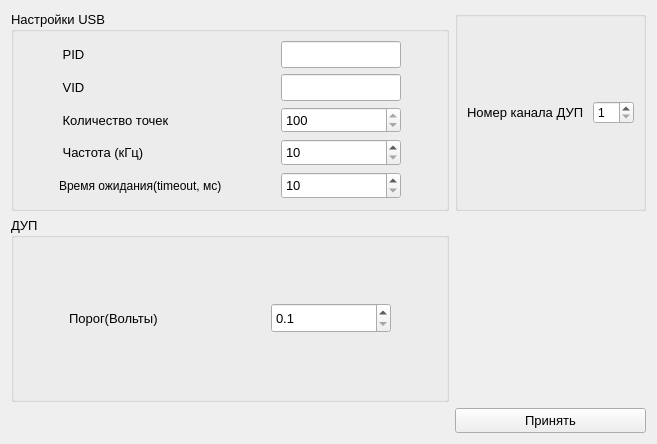
<?xml version="1.0" encoding="UTF-8"?>
<ui version="4.0">
 <class>WidgetSettings</class>
 <widget class="QWidget" name="WidgetSettings">
  <property name="geometry">
   <rect>
    <x>0</x>
    <y>0</y>
    <width>657</width>
    <height>444</height>
   </rect>
  </property>
  <property name="windowTitle">
   <string>Настройки</string>
  </property>
  <layout class="QGridLayout" name="gridLayout">
   <item row="0" column="1">
    <widget class="QGroupBox" name="groupBox_3">
     <property name="title">
      <string/>
     </property>
     <layout class="QHBoxLayout" name="horizontalLayout_7">
      <item>
       <widget class="QLabel" name="label_8">
        <property name="sizePolicy">
         <sizepolicy hsizetype="Preferred" vsizetype="Preferred">
          <horstretch>0</horstretch>
          <verstretch>0</verstretch>
         </sizepolicy>
        </property>
        <property name="minimumSize">
         <size>
          <width>120</width>
          <height>25</height>
         </size>
        </property>
        <property name="maximumSize">
         <size>
          <width>180</width>
          <height>30</height>
         </size>
        </property>
        <property name="font">
         <font>
          <pointsize>10</pointsize>
         </font>
        </property>
        <property name="text">
         <string>Номер канала ДУП</string>
        </property>
        <property name="alignment">
         <set>Qt::AlignLeading|Qt::AlignLeft|Qt::AlignVCenter</set>
        </property>
       </widget>
      </item>
      <item>
       <widget class="QSpinBox" name="spinBoxDUP">
        <property name="minimum">
         <number>1</number>
        </property>
        <property name="maximum">
         <number>20</number>
        </property>
       </widget>
      </item>
     </layout>
    </widget>
   </item>
   <item row="0" column="0">
    <widget class="QGroupBox" name="groupBox">
     <property name="sizePolicy">
      <sizepolicy hsizetype="Preferred" vsizetype="Preferred">
       <horstretch>0</horstretch>
       <verstretch>0</verstretch>
      </sizepolicy>
     </property>
     <property name="minimumSize">
      <size>
       <width>300</width>
       <height>200</height>
      </size>
     </property>
     <property name="maximumSize">
      <size>
       <width>99999</width>
       <height>999999</height>
      </size>
     </property>
     <property name="font">
      <font>
       <pointsize>10</pointsize>
      </font>
     </property>
     <property name="title">
      <string>Настройки USB</string>
     </property>
     <layout class="QVBoxLayout" name="verticalLayout">
      <item>
       <layout class="QHBoxLayout" name="horizontalLayout">
        <item>
         <widget class="QLabel" name="label">
          <property name="sizePolicy">
           <sizepolicy hsizetype="Preferred" vsizetype="Preferred">
            <horstretch>0</horstretch>
            <verstretch>0</verstretch>
           </sizepolicy>
          </property>
          <property name="minimumSize">
           <size>
            <width>120</width>
            <height>25</height>
           </size>
          </property>
          <property name="maximumSize">
           <size>
            <width>180</width>
            <height>30</height>
           </size>
          </property>
          <property name="font">
           <font>
            <pointsize>10</pointsize>
           </font>
          </property>
          <property name="text">
           <string> PID</string>
          </property>
          <property name="alignment">
           <set>Qt::AlignLeading|Qt::AlignLeft|Qt::AlignVCenter</set>
          </property>
         </widget>
        </item>
        <item>
         <widget class="QLineEdit" name="lineEditPID">
          <property name="minimumSize">
           <size>
            <width>100</width>
            <height>25</height>
           </size>
          </property>
          <property name="maximumSize">
           <size>
            <width>120</width>
            <height>30</height>
           </size>
          </property>
          <property name="maxLength">
           <number>4</number>
          </property>
         </widget>
        </item>
       </layout>
      </item>
      <item>
       <layout class="QHBoxLayout" name="horizontalLayout_2">
        <item>
         <widget class="QLabel" name="label_2">
          <property name="sizePolicy">
           <sizepolicy hsizetype="Preferred" vsizetype="Preferred">
            <horstretch>0</horstretch>
            <verstretch>0</verstretch>
           </sizepolicy>
          </property>
          <property name="minimumSize">
           <size>
            <width>120</width>
            <height>25</height>
           </size>
          </property>
          <property name="maximumSize">
           <size>
            <width>180</width>
            <height>30</height>
           </size>
          </property>
          <property name="font">
           <font>
            <pointsize>10</pointsize>
           </font>
          </property>
          <property name="text">
           <string> VID</string>
          </property>
         </widget>
        </item>
        <item>
         <widget class="QLineEdit" name="lineEditVID">
          <property name="minimumSize">
           <size>
            <width>100</width>
            <height>25</height>
           </size>
          </property>
          <property name="maximumSize">
           <size>
            <width>120</width>
            <height>30</height>
           </size>
          </property>
          <property name="maxLength">
           <number>4</number>
          </property>
         </widget>
        </item>
       </layout>
      </item>
      <item>
       <layout class="QHBoxLayout" name="horizontalLayout_3">
        <item>
         <widget class="QLabel" name="label_3">
          <property name="sizePolicy">
           <sizepolicy hsizetype="Preferred" vsizetype="Preferred">
            <horstretch>0</horstretch>
            <verstretch>0</verstretch>
           </sizepolicy>
          </property>
          <property name="minimumSize">
           <size>
            <width>120</width>
            <height>25</height>
           </size>
          </property>
          <property name="maximumSize">
           <size>
            <width>180</width>
            <height>30</height>
           </size>
          </property>
          <property name="font">
           <font>
            <pointsize>10</pointsize>
           </font>
          </property>
          <property name="text">
           <string> Количество точек</string>
          </property>
         </widget>
        </item>
        <item>
         <widget class="QSpinBox" name="spinBoxCount">
          <property name="sizePolicy">
           <sizepolicy hsizetype="Expanding" vsizetype="Fixed">
            <horstretch>0</horstretch>
            <verstretch>0</verstretch>
           </sizepolicy>
          </property>
          <property name="minimumSize">
           <size>
            <width>100</width>
            <height>25</height>
           </size>
          </property>
          <property name="maximumSize">
           <size>
            <width>120</width>
            <height>30</height>
           </size>
          </property>
          <property name="minimum">
           <number>100</number>
          </property>
         </widget>
        </item>
       </layout>
      </item>
      <item>
       <layout class="QHBoxLayout" name="horizontalLayout_4">
        <item>
         <widget class="QLabel" name="label_4">
          <property name="sizePolicy">
           <sizepolicy hsizetype="Preferred" vsizetype="Preferred">
            <horstretch>0</horstretch>
            <verstretch>0</verstretch>
           </sizepolicy>
          </property>
          <property name="minimumSize">
           <size>
            <width>120</width>
            <height>25</height>
           </size>
          </property>
          <property name="maximumSize">
           <size>
            <width>180</width>
            <height>30</height>
           </size>
          </property>
          <property name="font">
           <font>
            <pointsize>10</pointsize>
           </font>
          </property>
          <property name="text">
           <string> Частота (кГц)</string>
          </property>
         </widget>
        </item>
        <item>
         <widget class="QSpinBox" name="spinBoxFreq">
          <property name="sizePolicy">
           <sizepolicy hsizetype="Expanding" vsizetype="Fixed">
            <horstretch>0</horstretch>
            <verstretch>0</verstretch>
           </sizepolicy>
          </property>
          <property name="minimumSize">
           <size>
            <width>100</width>
            <height>25</height>
           </size>
          </property>
          <property name="maximumSize">
           <size>
            <width>120</width>
            <height>30</height>
           </size>
          </property>
          <property name="minimum">
           <number>10</number>
          </property>
          <property name="maximum">
           <number>100</number>
          </property>
         </widget>
        </item>
       </layout>
      </item>
      <item>
       <layout class="QHBoxLayout" name="horizontalLayout_6">
        <item>
         <widget class="QLabel" name="label_6">
          <property name="sizePolicy">
           <sizepolicy hsizetype="Preferred" vsizetype="Preferred">
            <horstretch>0</horstretch>
            <verstretch>0</verstretch>
           </sizepolicy>
          </property>
          <property name="minimumSize">
           <size>
            <width>120</width>
            <height>25</height>
           </size>
          </property>
          <property name="maximumSize">
           <size>
            <width>180</width>
            <height>30</height>
           </size>
          </property>
          <property name="font">
           <font>
            <pointsize>9</pointsize>
           </font>
          </property>
          <property name="text">
           <string>Время ожидания(timeout, мс)</string>
          </property>
         </widget>
        </item>
        <item>
         <widget class="QSpinBox" name="spinBoxTimeout">
          <property name="sizePolicy">
           <sizepolicy hsizetype="Expanding" vsizetype="Fixed">
            <horstretch>0</horstretch>
            <verstretch>0</verstretch>
           </sizepolicy>
          </property>
          <property name="minimumSize">
           <size>
            <width>100</width>
            <height>25</height>
           </size>
          </property>
          <property name="maximumSize">
           <size>
            <width>120</width>
            <height>30</height>
           </size>
          </property>
          <property name="minimum">
           <number>10</number>
          </property>
          <property name="maximum">
           <number>2000</number>
          </property>
          <property name="singleStep">
           <number>10</number>
          </property>
         </widget>
        </item>
       </layout>
      </item>
     </layout>
    </widget>
   </item>
   <item row="1" column="0">
    <widget class="QGroupBox" name="groupBox_2">
     <property name="sizePolicy">
      <sizepolicy hsizetype="Preferred" vsizetype="Preferred">
       <horstretch>0</horstretch>
       <verstretch>0</verstretch>
      </sizepolicy>
     </property>
     <property name="minimumSize">
      <size>
       <width>230</width>
       <height>60</height>
      </size>
     </property>
     <property name="maximumSize">
      <size>
       <width>16777215</width>
       <height>16777215</height>
      </size>
     </property>
     <property name="font">
      <font>
       <pointsize>10</pointsize>
      </font>
     </property>
     <property name="title">
      <string>ДУП</string>
     </property>
     <layout class="QVBoxLayout" name="verticalLayout_2">
      <item>
       <layout class="QHBoxLayout" name="horizontalLayout_5">
        <item>
         <widget class="QLabel" name="label_5">
          <property name="sizePolicy">
           <sizepolicy hsizetype="Preferred" vsizetype="Preferred">
            <horstretch>0</horstretch>
            <verstretch>0</verstretch>
           </sizepolicy>
          </property>
          <property name="minimumSize">
           <size>
            <width>120</width>
            <height>30</height>
           </size>
          </property>
          <property name="maximumSize">
           <size>
            <width>150</width>
            <height>30</height>
           </size>
          </property>
          <property name="font">
           <font>
            <pointsize>10</pointsize>
           </font>
          </property>
          <property name="text">
           <string>Порог(Вольты)</string>
          </property>
         </widget>
        </item>
        <item>
         <widget class="QDoubleSpinBox" name="spinBoxTreshold">
          <property name="minimumSize">
           <size>
            <width>100</width>
            <height>25</height>
           </size>
          </property>
          <property name="maximumSize">
           <size>
            <width>120</width>
            <height>30</height>
           </size>
          </property>
          <property name="decimals">
           <number>1</number>
          </property>
          <property name="minimum">
           <double>0.100000000000000</double>
          </property>
          <property name="maximum">
           <double>2.000000000000000</double>
          </property>
          <property name="singleStep">
           <double>0.100000000000000</double>
          </property>
         </widget>
        </item>
       </layout>
      </item>
     </layout>
    </widget>
   </item>
   <item row="2" column="1">
    <widget class="QPushButton" name="pushButtonAccept">
     <property name="maximumSize">
      <size>
       <width>200</width>
       <height>25</height>
      </size>
     </property>
     <property name="font">
      <font>
       <pointsize>10</pointsize>
      </font>
     </property>
     <property name="text">
      <string>Принять</string>
     </property>
    </widget>
   </item>
  </layout>
 </widget>
 <resources/>
 <connections/>
</ui>
